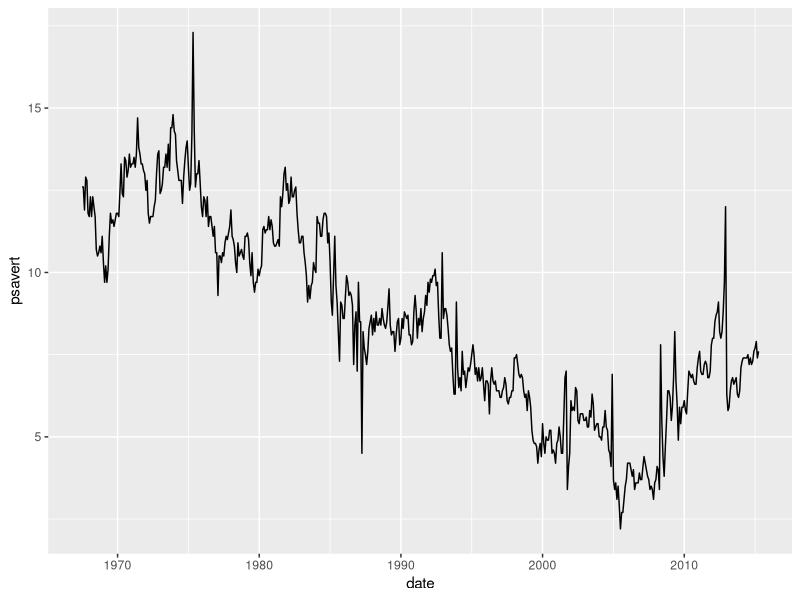

Here is the R script that generated this plot:
library(ggplot2)
library(dplyr)

mpg <- as.data.frame(ggplot2::mpg)

ggplot(data = economics, aes(x = date, y = psavert)) + geom_line()
